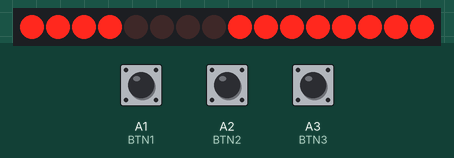
Recording of a sketch running on a simulated Arduino Uno, built with avr-gcc and run on an emulated ATmega328P. On the bench: 16 shift-register outputs drawn as a row of LEDs (first output left, lit = HIGH). Wiring (inferred from the names in the program): 2 × shift register (74HC595): data pin 8; shift clock pin 7; latch pin 4. Wiring (inferred from the signals the program sends): row of LEDs: on Q0, Q1, Q2, Q3, Q4, Q5, Q6, Q7, Q8, Q9, Q10, Q11, Q12, Q13, Q14, Q15. The inputs (shaded band) are chosen by the test bench; at power-on: A1 (BTN1) HIGH, A2 (BTN2) HIGH, A3 (BTN3) HIGH.

Above: at 1.2 s.
1.3 s: A1 (BTN1) pulled LOW for 0.15 s
2.9 s: A2 (BTN2) pulled LOW for 0.15 s
At 3.57 s:
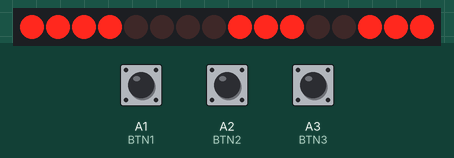
At 4.8 s:
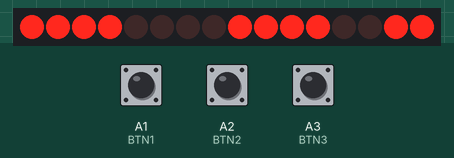
6.0 s: A2 (BTN2) pulled LOW for 1 s
8.5 s: A3 (BTN3) pulled LOW for 0.15 s
At 11.5 s:
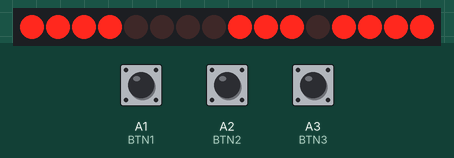
11.6 s: A3 (BTN3) pulled LOW for 1 s
Timing chart, 0 to 14.6 s (numbered marks = the images above; inputs shaded):
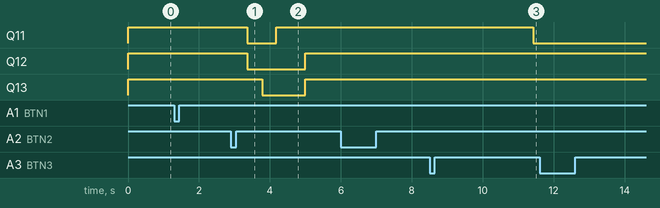

The sketch:

Problema5.ino
```cpp
const byte LATCH = 4;
const byte CLOCK = 7;
const byte DATA  = 8;

const byte BTN1 = A1;
const byte BTN2 = A2;
const byte BTN3 = A3;

const byte STINS = 0b11111111;
const byte POZITII[4] = {0b10000000, 0b01000000, 0b00100000, 0b00010000};

const char TEXT[] = "    dECEbAL_Si_FiUL_SAU_LOCUiESC_PE_PLAiUL_dACiEi    ";
const int LUNGIME = sizeof(TEXT) - 1;

const unsigned long INTERVAL = 400;

int offset = 0;
bool pauzat = false;
bool prev1 = HIGH, prev2 = HIGH, prev3 = HIGH;
unsigned long ultimulShift = 0;

void setup() {
  pinMode(LATCH, OUTPUT);
  pinMode(CLOCK, OUTPUT);
  pinMode(DATA, OUTPUT);
  pinMode(BTN1, INPUT);
  pinMode(BTN2, INPUT);
  pinMode(BTN3, INPUT);
  ultimulShift = millis();
}

void loop() {
  afiseazaFereastra();
  citesteButoane();

  if (pauzat) {
    ultimulShift = millis();
  } else if (millis() - ultimulShift >= INTERVAL) {
    ultimulShift = millis();
    offset++;
    if (offset > LUNGIME - 4) offset = 0;
  }
}

void trimite(byte valoare, byte pozitie) {
  digitalWrite(LATCH, LOW);
  shiftOut(DATA, CLOCK, LSBFIRST, valoare);
  shiftOut(DATA, CLOCK, LSBFIRST, pozitie);
  digitalWrite(LATCH, HIGH);
}

void stingeDisplay() {
  trimite(STINS, 0x00);
}

void afiseazaFereastra() {
  for (byte i = 0; i < 4; i++) {
    trimite(codChar(TEXT[offset + i]), POZITII[i]);
    delay(3);
    stingeDisplay();
  }
}

void citesteButoane() {
  bool c1 = digitalRead(BTN1);
  bool c2 = digitalRead(BTN2);
  bool c3 = digitalRead(BTN3);

  if ((prev1 == HIGH && c1 == LOW) ||
      (prev2 == HIGH && c2 == LOW) ||
      (prev3 == HIGH && c3 == LOW))
    pauzat = !pauzat;

  prev1 = c1;
  prev2 = c2;
  prev3 = c3;
}

byte codChar(char c) {
  switch (c) {
    case '0': return 0b00000011;
    case '1': return 0b11110011;
    case '2': return 0b00100101;
    case '3': return 0b00001101;
    case '4': return 0b10011001;
    case '5': return 0b01001001;
    case '6': return 0b01000001;
    case '7': return 0b00011111;
    case '8': return 0b00000001;
    case '9': return 0b00001001;
    case 'A': return 0b00010001;
    case 'b': return 0b11000001;
    case 'C': return 0b01100011;
    case 'd': return 0b10000101;
    case 'E': return 0b01100001;
    case 'F': return 0b01110001;
    case '_': return 0b11101111;
    case 'L': return 0b11100011;
    case 'i': return 0b11011111;
    case 'J': return 0b10000111;
    case 'O': return 0b00000011;
    case 'P': return 0b00110001;
    case 'S': return 0b01001001;
    case 'U': return 0b10000011;
    default:  return STINS;
  }
}
```

Measured:
- after the input at 1.3 s, every drawn part: stays the same
- after the input at 2.9 s, Q11: HIGH → LOW after 0.46 s, → HIGH 0.82 s later; Q12: HIGH → LOW after 0.46 s, → HIGH 1.6 s later; Q13: HIGH → LOW after 0.88 s, → HIGH 1.2 s later
- after the input at 6.0 s, every drawn part: stays the same
- after the input at 8.5 s, Q11: HIGH → LOW after 2.9 s
- after the input at 11.6 s, every drawn part: stays the same
